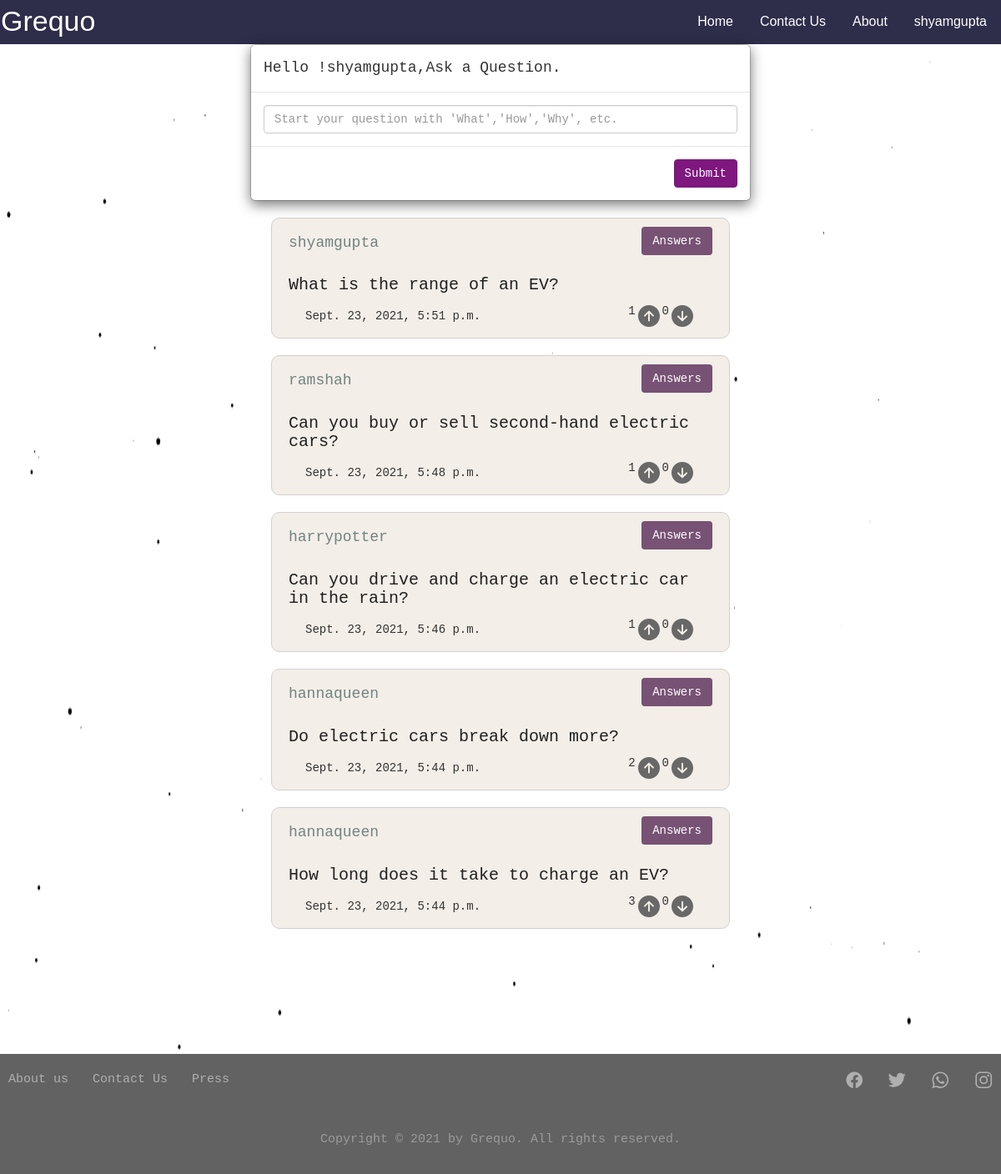
/ (signed in), run on the app's committed database.
### GrequoApp/models.py (models this page shows, shortened)
class Userquest(models.Model):
    id = models.BigAutoField(auto_created=True, primary_key=True,
                             serialize=False, verbose_name='ID')
    author = models.ForeignKey(User, default=1,
                               null=False,
                               on_delete=models.CASCADE)
    quest = models.TextField(max_length=300, default='')
    timestamp = models.DateTimeField(default=timezone.now)
    like_count = models.PositiveSmallIntegerField(default=0)
    dislike_count = models.PositiveSmallIntegerField(default=0)

### GrequoApp/views.py (the view, shortened to what this page needs)
# urls.py: path("", views.index, name="IndexPage"),
def index(request):
    if request.user.is_authenticated:
        snipps = Userquest.objects.all().order_by('-timestamp')
        return render(request, 'home.html', {'snipps': snipps})
    else:
        return redirect('/signup')

### templates/home.html (shortened to what this page needs)
<!DOCTYPE html>
<html lang="en">
<head>
  <link rel="stylesheet" href="https://maxcdn.bootstrapcdn.com/bootstrap/3.4.1/css/bootstrap.min.css" />
  <link rel="stylesheet" href="static/css/home.css" />
</head>
<body>
  <div class="navbar">
    <span>Grequo</span>
    <div class="user-dropdown">
      <button class="dropbtn">{{ request.user }}</button>
    </div>
    <a href="/aboutus">About</a>
    <a href="/contactus">Contact Us</a>
    <a href="/">Home</a>
  </div>
  <div class="feed">
    <div class="modal-content">
      <div class="modal-header">
        <h4 class="modal-title">Hello !{{ request.user }},Ask a Question.</h4>
      </div>
      <form action="/" method="POST">
        <div class="modal-body">
          <input type="text" class="form-control" id="questionInput" name="question"
            placeholder="Start your question with 'What','How','Why', etc." />
        </div>
        <div class="modal-footer">
          <button type="submit" class="btn btn-success" id="buttonSubmitID">
            Submit
          </button>
        </div>
      </form>
    </div>
  </div>
  <section class="sectionTwo">
    {% for snips in snipps %}
    <div class="displayQuestion">
      <div class="displayQuestion-header">
        <span>
          <h4>{{snips.author}}</h4>
        </span>
        <a href="{% url 'GetUserPost' snips.id  %}"><button type="button" class="btn">Answers</button></a>
      </div>
      <h3>{{snips.quest}}</h3>
      <div class="displayQuestion-footer">
        <span class="date">{{snips.timestamp}}</span>
        <div>
          <p class="votes">{{snips.like_count}}</p>
          <a href="{% url 'LikePost' snips.id %}">
            <ion-icon class="up" name="arrow-up-circle"></ion-icon>
          </a>
          <p class="Downvotes">{{snips.dislike_count}}</p>
          <a href="{% url 'DislikePost' snips.id %}">
            <ion-icon class="down" name="arrow-down-circle"></ion-icon>
          </a>
        </div>
      </div>
    </div>
    {% endfor %}
    <footer>
      <div class="row">
        <div class="col span-1-of-2">
          <ul class="footer-nav">
            <li><a href="/aboutus">About us</a></li>
            <li><a href="/contactus">Contact Us</a></li>
            <li><a href="#">Press</a></li>
          </ul>
        </div>
        <div class="col span-1-of-2">
          <ul class="social-icons">
            <li>
              <a href="https://www.facebook.com" target="_blank">
                <ion-icon class="fb-icon" name="logo-facebook"></ion-icon>
              </a>
            </li>
            <li>
              <a href="https://twitter.com" target="_blank">
                <ion-icon class="twitter-icon" name="logo-twitter"></ion-icon>
              </a>
            </li>
            <li>
              <a href="https://web.whatsapp.com" target="_blank">
                <ion-icon class="whatsapp-icon" name="logo-whatsapp"></ion-icon>
              </a>
            </li>
            <li>
              <a href="https://www.instagram.com" target="_blank">
                <ion-icon class="ig-icon" name="logo-instagram"></ion-icon>
              </a>
            </li>
          </ul>
        </div>
      </div>
      <div class="row">
        <p>Copyright &copy; 2021 by Grequo. All rights reserved.</p>
      </div>
    </footer>
</body>
</html>

### templates/static/css/home.css (style rules this page uses)
* { margin: 0; padding: 0; -webkit-box-sizing: border-box; box-sizing: border-box; }
body { margin: 0; padding: 0; overflow-x: hidden; font-family: monospace; }
.navbar { overflow: visible; background-color: rgb(46 45 74); font-family: Arial; margin-bottom: 0; border-radius: 0; }
.navbar a { float: right; font-size: 16px; color: white; text-align: center; padding: 14px 16px; text-decoration: none; }
.user-dropdown { float: right; }
.user-dropdown .dropbtn { font-size: 16px; border: none; outline: none; color: white; padding: 14px 16px; background-color: inherit; font-family: inherit; margin: 0; }
.navbar span { color: white; font-size: 34px; }
.feed { width: 600px; margin: 0 auto; padding: 0; }
.displayQuestion-footer { display: flex; justify-content: space-between; padding: 0 20px; }
.displayQuestion-footer a { text-decoration: none; color: rgb(104, 104, 104); display: inline-flex; }
.displayQuestion-footer .up, .down { font-size: 32px; }
.displayQuestion-footer .date { padding-top: 6px; }
.displayQuestion-header .btn { color: white; background-color: rgb(119, 82, 116); }
.sectionTwo .displayQuestion { background-color: #f3eee8; border: 1px solid rgb(212 207 207); width: 550px; margin: 20px auto; border-radius: 10px; padding: 10px 20px; }
.displayQuestion div { display: flex; justify-content: space-between; }
.displayQuestion h3, h4 { word-wrap: break-word; }
.displayQuestion h4 { font-size: 18px; font-family: "Courier New", Courier, monospace; color: rgba(47, 79, 79, 0.671); }
.displayQuestion h3 { font-size: 20px; color: rgb(32, 32, 32); }
.btn-success { background-color: #7e177e; border-color: #7e177e; outline: none; }
footer { background-color: rgb(98, 98, 98); padding: 20px 25px; font-size: 15px; margin-top: 150px; }
.footer-nav { list-style: none; float: left; }
.social-icons { list-style: none; float: right; }
.footer-nav li, .social-icons li { display: inline-block; margin-right: 20px; }
.footer-nav li:last-child, .social-icons li:last-child { margin-right: 0; }
.footer-nav li a:link, .footer-nav li a:visited, .social-icons li a:link, .social-icons li a:visited { color: rgba(180, 180, 180, 0.945); text-decoration: none; border: none; -webkit-transition: color 0.2s; -o-transition: color 0.2s; transition: color 0.2s; }
.social-icons li a:link, .social-icons li a:visited { font-size: 150%; }
footer p { color: rgb(155, 155, 155); text-align: center; margin-top: 30px; }

### data on the page
Userquest: author "shyamgupta", quest "What is the range of an EV?", timestamp "Sept. 23, 2021, 5:51 p.m.", like_count "1", dislike_count "0"
Userquest: author "ramshah", quest "Can you buy or sell second-hand electric cars?", timestamp "Sept. 23, 2021, 5:48 p.m.", like_count "1", dislike_count "0"
Userquest: author "harrypotter", quest "Can you drive and charge an electric car in the rain?", timestamp "Sept. 23, 2021, 5:46 p.m.", like_count "1", dislike_count "0"
Userquest: author "hannaqueen", quest "Do electric cars break down more?", timestamp "Sept. 23, 2021, 5:44 p.m.", like_count "2", dislike_count "0"
Userquest: author "hannaqueen", quest "How long does it take to charge an EV?", timestamp "Sept. 23, 2021, 5:44 p.m.", like_count "3", dislike_count "0"

### other printed values
{{ request.user }} "shyamgupta"
